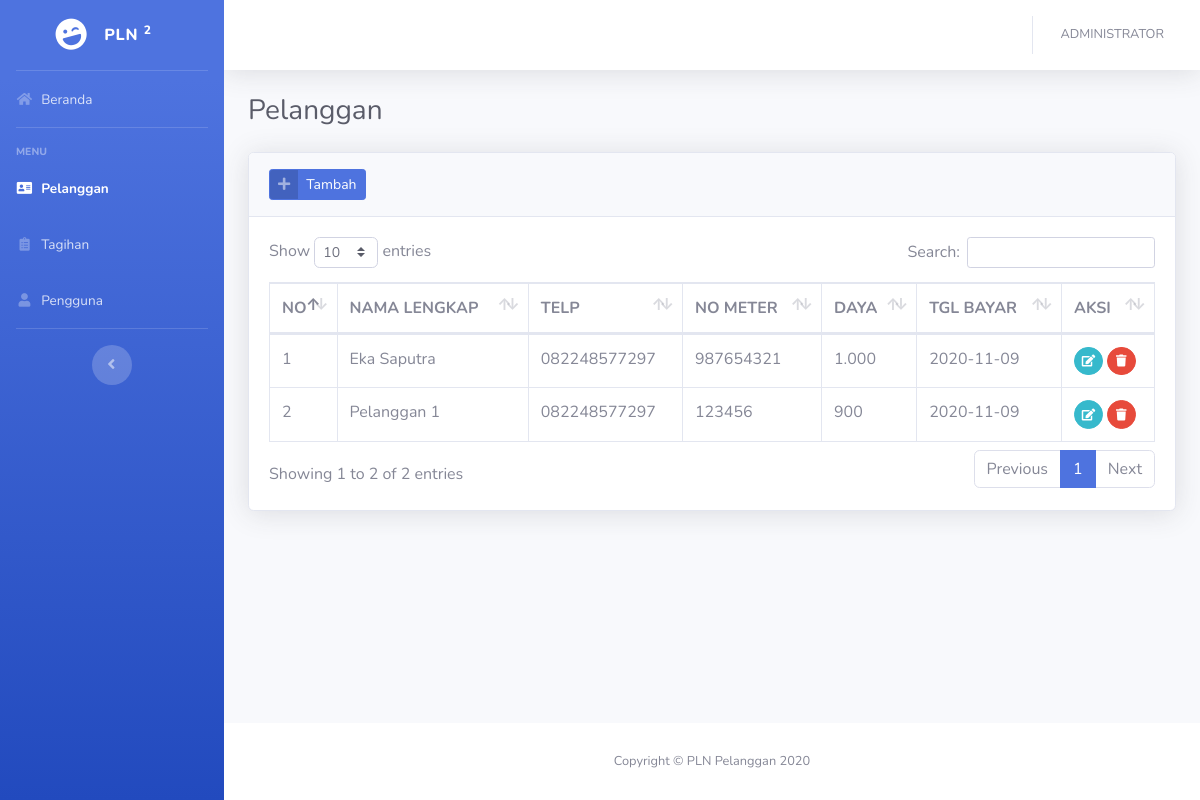
Page /?pelanggan (signed in) on the committed database.
### tables this page shows
CREATE TABLE `pelanggan` (
  `id_pelanggan` int(5) NOT NULL,
  `nama` varchar(50) NOT NULL,
  `no_hp` varchar(15) NOT NULL,
  `alamat` varchar(100) NOT NULL,
  `no_meter` varchar(50) NOT NULL,
  `daya` varchar(20) NOT NULL,
  `tgl_bayar` date NOT NULL
);

### config/function.php (called while the page is built, shortened)
<?php
function encrypt($str) {
    return base64_encode($str);
}
?>

### views/data/pelanggan.php (the view, shortened to what this page needs)
<div class="container-fluid">
    <div class="d-sm-flex align-items-center justify-content-between mb-4">
        <h1 class="h3 mb-0 text-gray-800">Pelanggan</h1>
    </div>
    <div class="card shadow mb-4">
        <div class="card-header py-3">
            <a href="#" class="btn btn-primary btn-icon-split btn-sm" data-toggle="modal" data-target="#penggunaModal"
                onclick="submit('add')">
                <span class="icon text-white-50">
                    <i class="fas fa-plus"></i>
                </span>
                <span class="text">Tambah</span>
            </a>
        </div>
        <div class="card-body">
            <div class="table-responsive">
                <table class="table table-bordered table-hover" id="dataTable" width="100%" cellspacing="0">
                    <thead>
                        <tr>
                            <th width="20">NO</th>
                            <th>NAMA LENGKAP</th>
                            <th>TELP</th>
                            <th>NO METER</th>
                            <th>DAYA</th>
                            <th>TGL BAYAR</th>
                            <th width="50">AKSI</th>
                        </tr>
                    </thead>
                    <tbody>
                        <?php
                        $n=1;
                        $query = mysqli_query($con,"SELECT * FROM pelanggan ORDER BY id_pelanggan DESC")or die(mysqli_error($con));
                        while($row = mysqli_fetch_array($query)):
                        ?>
                        <tr>
                            <td><?= $n++; ?></td>
                            <td><?= $row['nama']; ?></td>
                            <td><?= $row['no_hp']; ?></td>
                            <td><?= $row['no_meter']; ?></td>
                            <td><?= $row['daya']; ?></td>
                            <td><?= $row['tgl_bayar']; ?></td>
                            <td>
                                <a href="#penggunaModal" data-toggle="modal"
                                    onclick="submit(<?=$row['id_pelanggan'];?>)"
                                    class="btn btn-sm btn-circle btn-info"><i class="fas fa-edit"></i></a>
                                <a href="<?=$base_url;?>/process/pelanggan.php?act=<?=encrypt('delete');?>&id=<?=encrypt($row['id_pelanggan']);?>"
                                    class="btn btn-sm btn-circle btn-danger"
                                    onclick="return confirm('Anda yakin ingin menghapus data ini ?')"><i
                                        class="fas fa-trash"></i></a>
                            </td>
                        </tr>
                        <?php endwhile; ?>
                    </tbody>
                </table>
            </div>
        </div>
    </div>
</div>

### index.php (shortened to what this page needs)
<?php
if($_SESSION['username']=="" && $_SESSION['level']==""):
    header("Location:".$base_url."login.php");
else:
    include('config/header.php');
?>
<body id="page-top">
    <div id="wrapper">
        <?php include "config/page.php"; ?>
        <?php include "config/sidebar.php"; ?>
        <div id="content-wrapper" class="d-flex flex-column">
            <div id="content">
                <?php include "config/topbar.php"; ?>
                <?php include ($views); ?>
            </div>
            <footer class="sticky-footer bg-white">
                <div class="container my-auto">
                    <div class="copyright text-center my-auto">
                        <span>Copyright &copy; PLN Pelanggan <?= date('Y'); ?></span>
                    </div>
                </div>
            </footer>
        </div>
    </div>
    <?php include "config/footer.php"; ?>
    <?php endif;?>

### config/header.php (shortened to what this page needs)
<?php
$base_url= ((isset($_SERVER['HTTPS']) && $_SERVER['HTTPS'] == "on") ? "https" : "http");
$base_url.= "://".$_SERVER['HTTP_HOST'];
$base_url.= str_replace(basename($_SERVER['SCRIPT_NAME']),"",$_SERVER['SCRIPT_NAME']); ?>
<?php include "config/function.php"; ?>
<!DOCTYPE html>
<html lang="en">
<head>
    <link href="<?=$base_url;?>assets/vendor/fontawesome-free/css/all.min.css" rel="stylesheet" type="text/css">
    <link href="<?=$base_url;?>assets/css/sb-admin-2.min.css" rel="stylesheet">
    <link href="<?=$base_url;?>assets/vendor/datatables/dataTables.bootstrap4.min.css" rel="stylesheet">
</head>

### config/sidebar.php
<ul class="navbar-nav bg-gradient-primary sidebar sidebar-dark accordion" id="accordionSidebar">
    <a class="sidebar-brand d-flex align-items-center justify-content-center" href="index.html">
        <div class="sidebar-brand-icon rotate-n-15">
            <i class="fas fa-laugh-wink"></i>
        </div>
        <div class="sidebar-brand-text mx-3">PLN <sup>2</sup></div>
    </a>
    <hr class="sidebar-divider my-0">
    <li class="nav-item <?=isset($home)?'active':'';?>">
        <a class="nav-link" href="?#">
            <i class="fas fa-fw fa-home"></i>
            <span>Beranda</span></a>
    </li>
    <hr class="sidebar-divider">
    <div class="sidebar-heading">
        Menu
    </div>
    <?php if($_SESSION['level']=='admin'):?>
    <li class="nav-item <?=isset($pelanggan)?'active':'';?>">
        <a class="nav-link" href="?pelanggan">
            <i class="fas fa-fw fa-address-card"></i>
            <span>Pelanggan</span></a>
    </li>
    <?php endif; ?>
    <li class="nav-item <?=isset($tagihan)?'active':'';?>">
        <a class="nav-link" href="?tagihan">
            <i class="fas fa-fw fa-clipboard-list"></i>
            <span>Tagihan</span></a>
    </li>
    <?php if($_SESSION['level']=='admin'):?>
    <li class="nav-item <?=isset($pengguna)?'active':'';?>">
        <a class="nav-link" href="?pengguna">
            <i class="fas fa-fw fa-user"></i>
            <span>Pengguna</span></a>
    </li>
    <?php endif; ?>
    <hr class="sidebar-divider d-none d-md-block">
    <div class="text-center d-none d-md-inline">
        <button class="rounded-circle border-0" id="sidebarToggle"></button>
    </div>
</ul>

### config/topbar.php (shortened to what this page needs)
<nav class="navbar navbar-expand navbar-light bg-white topbar mb-4 static-top shadow">
    <ul class="navbar-nav ml-auto">
        <li class="nav-item dropdown no-arrow">
            <a class="nav-link dropdown-toggle" href="#" id="userDropdown" role="button" data-toggle="dropdown"
                aria-haspopup="true" aria-expanded="false">
                <span
                    class="mr-2 d-none d-lg-inline text-gray-600 small"><?= strtoupper($_SESSION['fullname']); ?></span>
            </a>
        </li>
    </ul>
</nav>

### config/footer.php (shortened to what this page needs)
</body>
</html>

### rows in the picture
pelanggan: nama "Eka Saputra", no_hp "082248577297", no_meter "987654321", daya "1.000", tgl_bayar "2020-11-09"
pelanggan: nama "Pelanggan 1", no_hp "082248577297", no_meter "123456", daya "900", tgl_bayar "2020-11-09"

### other values in the picture
$_SESSION['fullname'] "ADMINISTRATOR"
